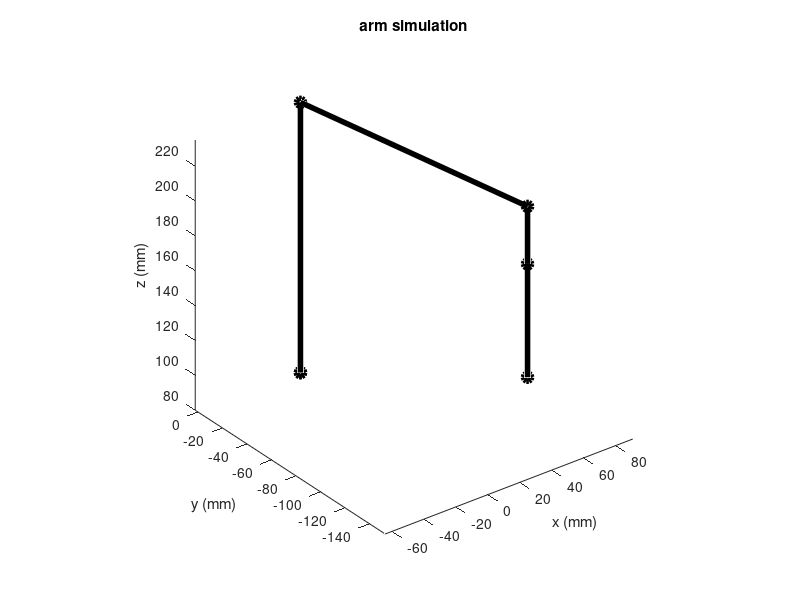

This figure's MATLAB source:
%%%%%%%%%%%%% Alex Thompson %%%%%%%%%%%

clear all
close all
clc

%% A series of joint angles
% different positions of x
theta1=-80;       %from -100  to 90 degrees
theta2=90;     %from 0     to 180 degrees
theta3=-90;    %from 0     to -170 degrees
theta4=-180;    %from -180  to 0 degrees
theta5=50;       %from 0     to 180 degrees

q1 = theta1*pi/180;
q2 = theta2*pi/180;
q3 = theta3*pi/180;
q4 = theta4*pi/180;
q5 = theta5*pi/180;

%% Link Lengths
d1 = 80;
a3 = 155;
a4 = 153;
d5 = 33;
dE = 65;

%% Plot the robotic arm
x0 = 0;
y0 = 0;
z0 = d1;

x1 = 0 ;
y1 = 0 ;
z1 = d1 ;

x2 =  a3*cos(q1)*cos(q2);
y2 =  a3*cos(q2)*sin(q1);
z2 =  d1 + a3*sin(q2);

x3= cos(q1)*(a4*cos(q2 + q3) + a3*cos(q2));
y3= sin(q1)*(a4*cos(q2 + q3) + a3*cos(q2));
z3= d1 + a4*sin(q2 + q3) + a3*sin(q2);

x4 =  cos(q1)*(a4*cos(q2 + q3) + a3*cos(q2) - d5*sin(q2 + q3 + q4));
y4 = sin(q1)*(a4*cos(q2 + q3) + a3*cos(q2) - d5*sin(q2 + q3 + q4));
z4 =   d1 + a4*sin(q2 + q3) + a3*sin(q2) + d5*cos(q2 + q3 + q4);

xe =  cos(q1)*(a4*cos(q2 + q3) + a3*cos(q2) - (d5+dE)*sin(q2 + q3 + q4))
ye =  sin(q1)*(a4*cos(q2 + q3) + a3*cos(q2) - (d5+dE)*sin(q2 + q3 + q4))
ze =  d1 + a4*sin(q2 + q3) + a3*sin(q2) + (d5+dE)*cos(q2 + q3 + q4)

i=1;
    xx = [ x0(i); x1(i); x2(i); x3(i); x4(i); xe(i) ];
    yy = [ y0(i); y1(i); y2(i); y3(i); y4(i); ye(i) ];
    zz = [ z0(i); z1(i); z2(i); z3(i); z4(i); ze(i) ];
    
    plot3(xx,yy,zz,'ko-','Linewidth',4)
    axis equal
    hold on
    title('arm simulation'); xlabel('x (mm)') ; ylabel('y (mm)'); zlabel('z (mm)');




 